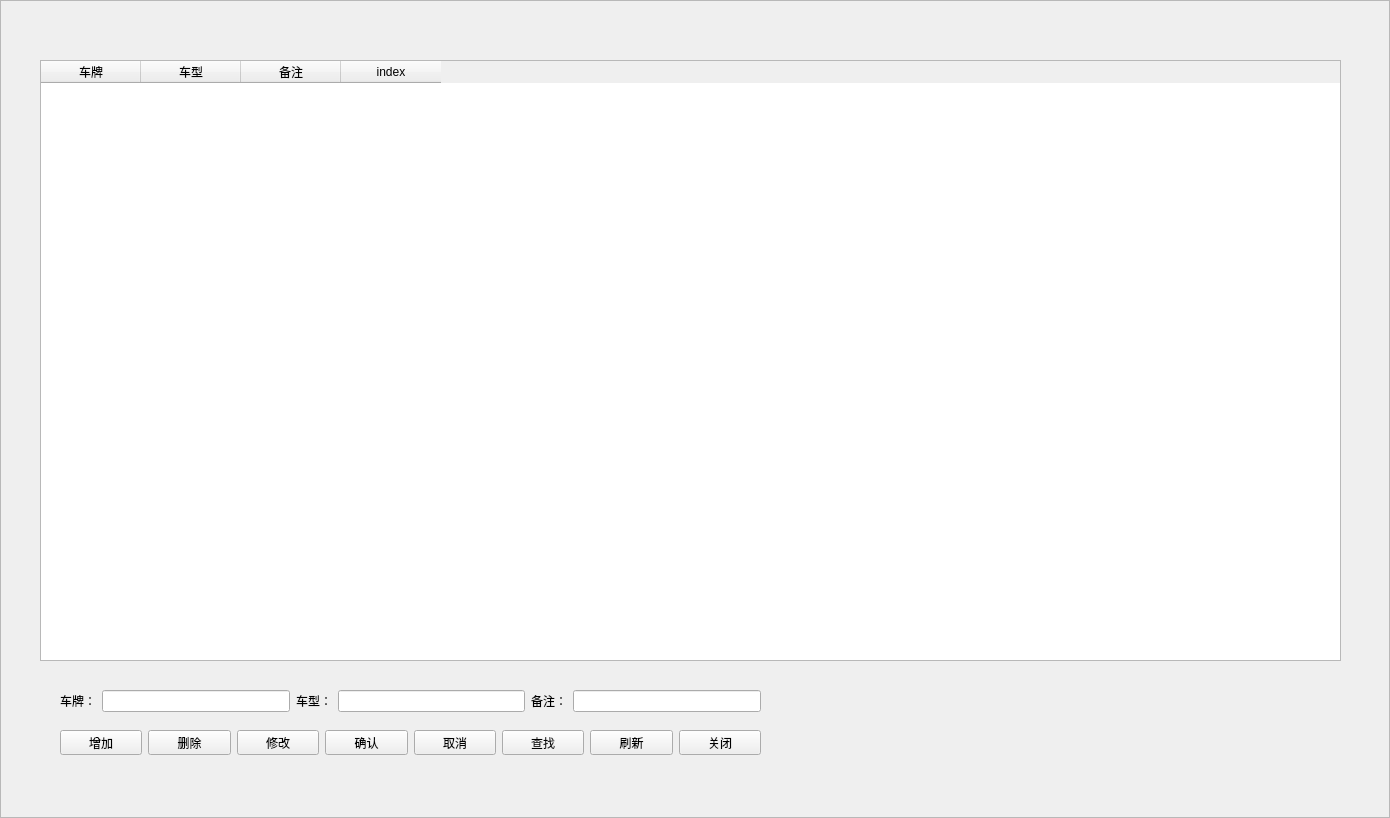
<?xml version="1.0" encoding="UTF-8"?>
<ui version="4.0">
 <class>CBlacklist</class>
 <widget class="QFrame" name="CBlacklist">
  <property name="geometry">
   <rect>
    <x>0</x>
    <y>0</y>
    <width>1390</width>
    <height>818</height>
   </rect>
  </property>
  <property name="windowTitle">
   <string>黑名单</string>
  </property>
  <property name="styleSheet">
   <string notr="true">background-image:url(D:/WinParkUI/debug/Image/NewIcon/CommonBigBG-normal.jpg);</string>
  </property>
  <property name="frameShape">
   <enum>QFrame::StyledPanel</enum>
  </property>
  <property name="frameShadow">
   <enum>QFrame::Raised</enum>
  </property>
  <widget class="QWidget" name="widget" native="true">
   <property name="geometry">
    <rect>
     <x>40</x>
     <y>60</y>
     <width>1301</width>
     <height>731</height>
    </rect>
   </property>
   <property name="styleSheet">
    <string notr="true">background-image:url(none);</string>
   </property>
   <widget class="QTableWidget" name="tableBlacklist">
    <property name="geometry">
     <rect>
      <x>0</x>
      <y>0</y>
      <width>1301</width>
      <height>601</height>
     </rect>
    </property>
    <property name="styleSheet">
     <string notr="true">background-image:url(none);</string>
    </property>
    <column>
     <property name="text">
      <string>车牌</string>
     </property>
    </column>
    <column>
     <property name="text">
      <string>车型</string>
     </property>
    </column>
    <column>
     <property name="text">
      <string>备注</string>
     </property>
    </column>
    <column>
     <property name="text">
      <string>index</string>
     </property>
    </column>
   </widget>
   <widget class="QWidget" name="widget_2" native="true">
    <property name="geometry">
     <rect>
      <x>10</x>
      <y>600</y>
      <width>1411</width>
      <height>111</height>
     </rect>
    </property>
    <property name="styleSheet">
     <string notr="true">background-image:url(none);</string>
    </property>
    <widget class="QWidget" name="layoutWidget">
     <property name="geometry">
      <rect>
       <x>10</x>
       <y>70</y>
       <width>701</width>
       <height>25</height>
      </rect>
     </property>
     <property name="styleSheet">
      <string notr="true">background-image:url(none);</string>
     </property>
     <layout class="QHBoxLayout" name="horizontalLayout">
      <item>
       <widget class="QPushButton" name="btnAdd">
        <property name="styleSheet">
         <string notr="true">background-image:url(none);</string>
        </property>
        <property name="text">
         <string>增加</string>
        </property>
       </widget>
      </item>
      <item>
       <widget class="QPushButton" name="btnDelete">
        <property name="styleSheet">
         <string notr="true">background-image:url(none);</string>
        </property>
        <property name="text">
         <string>删除</string>
        </property>
       </widget>
      </item>
      <item>
       <widget class="QPushButton" name="btnModify">
        <property name="styleSheet">
         <string notr="true">background-image:url(none);</string>
        </property>
        <property name="text">
         <string>修改</string>
        </property>
       </widget>
      </item>
      <item>
       <widget class="QPushButton" name="btnOk">
        <property name="styleSheet">
         <string notr="true">background-image:url(none);</string>
        </property>
        <property name="text">
         <string>确认</string>
        </property>
       </widget>
      </item>
      <item>
       <widget class="QPushButton" name="btnCancel">
        <property name="styleSheet">
         <string notr="true">background-image:url(none);</string>
        </property>
        <property name="text">
         <string>取消</string>
        </property>
       </widget>
      </item>
      <item>
       <widget class="QPushButton" name="btnLocation">
        <property name="text">
         <string>查找</string>
        </property>
       </widget>
      </item>
      <item>
       <widget class="QPushButton" name="btnRefresh">
        <property name="text">
         <string>刷新</string>
        </property>
       </widget>
      </item>
      <item>
       <widget class="QPushButton" name="btnMinimalize">
        <property name="styleSheet">
         <string notr="true">background-image:url(none);</string>
        </property>
        <property name="text">
         <string>关闭</string>
        </property>
       </widget>
      </item>
     </layout>
    </widget>
    <widget class="QWidget" name="layoutWidget">
     <property name="geometry">
      <rect>
       <x>10</x>
       <y>30</y>
       <width>701</width>
       <height>22</height>
      </rect>
     </property>
     <property name="styleSheet">
      <string notr="true">background-image:url(none);</string>
     </property>
     <layout class="QHBoxLayout" name="horizontalLayout_2">
      <item>
       <widget class="QLabel" name="label">
        <property name="styleSheet">
         <string notr="true">background-image:url(none);</string>
        </property>
        <property name="text">
         <string>车牌：</string>
        </property>
       </widget>
      </item>
      <item>
       <widget class="QLineEdit" name="edtName">
        <property name="styleSheet">
         <string notr="true">background-image:url(none);</string>
        </property>
       </widget>
      </item>
      <item>
       <widget class="QLabel" name="label_2">
        <property name="styleSheet">
         <string notr="true">background-image:url(none);</string>
        </property>
        <property name="text">
         <string>车型：</string>
        </property>
       </widget>
      </item>
      <item>
       <widget class="QLineEdit" name="edtType">
        <property name="styleSheet">
         <string notr="true">background-image:url(none);</string>
        </property>
       </widget>
      </item>
      <item>
       <widget class="QLabel" name="label_4">
        <property name="styleSheet">
         <string notr="true">background-image:url(none);</string>
        </property>
        <property name="text">
         <string>备注：</string>
        </property>
       </widget>
      </item>
      <item>
       <widget class="QLineEdit" name="edtExplain">
        <property name="styleSheet">
         <string notr="true">background-image:url(none);</string>
        </property>
       </widget>
      </item>
     </layout>
    </widget>
    <widget class="QLabel" name="lblID">
     <property name="geometry">
      <rect>
       <x>10</x>
       <y>90</y>
       <width>54</width>
       <height>12</height>
      </rect>
     </property>
     <property name="text">
      <string/>
     </property>
    </widget>
   </widget>
  </widget>
  <widget class="QLabel" name="lblTitle">
   <property name="geometry">
    <rect>
     <x>30</x>
     <y>5</y>
     <width>141</width>
     <height>21</height>
    </rect>
   </property>
   <property name="font">
    <font>
     <weight>75</weight>
     <bold>true</bold>
    </font>
   </property>
   <property name="styleSheet">
    <string notr="true">background-image:url(none);
color: rgb(170, 0, 0);</string>
   </property>
   <property name="text">
    <string/>
   </property>
  </widget>
  <widget class="QLabel" name="lblClose">
   <property name="geometry">
    <rect>
     <x>1350</x>
     <y>7</y>
     <width>30</width>
     <height>15</height>
    </rect>
   </property>
   <property name="text">
    <string/>
   </property>
  </widget>
 </widget>
 <resources/>
 <connections/>
</ui>
